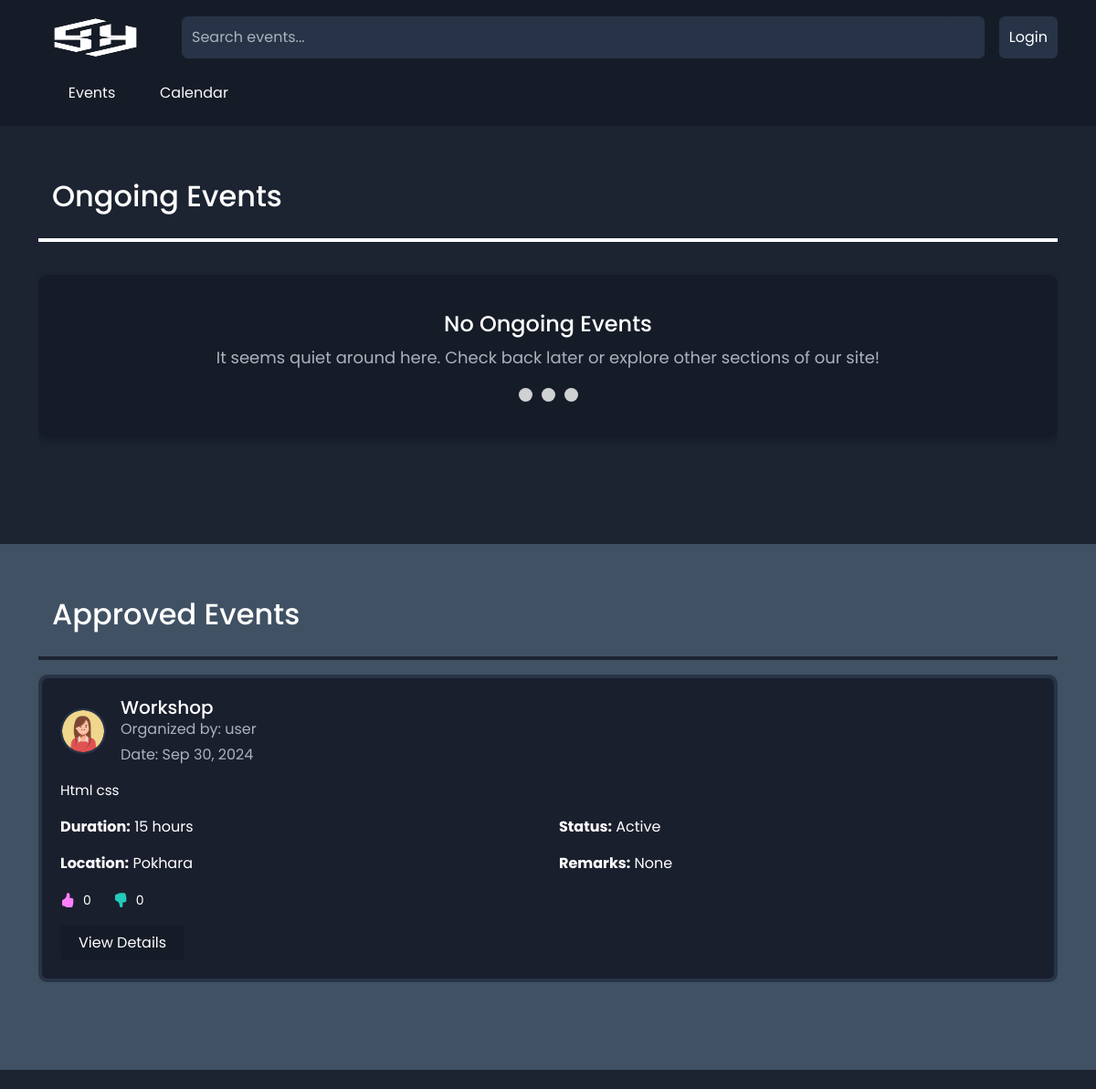
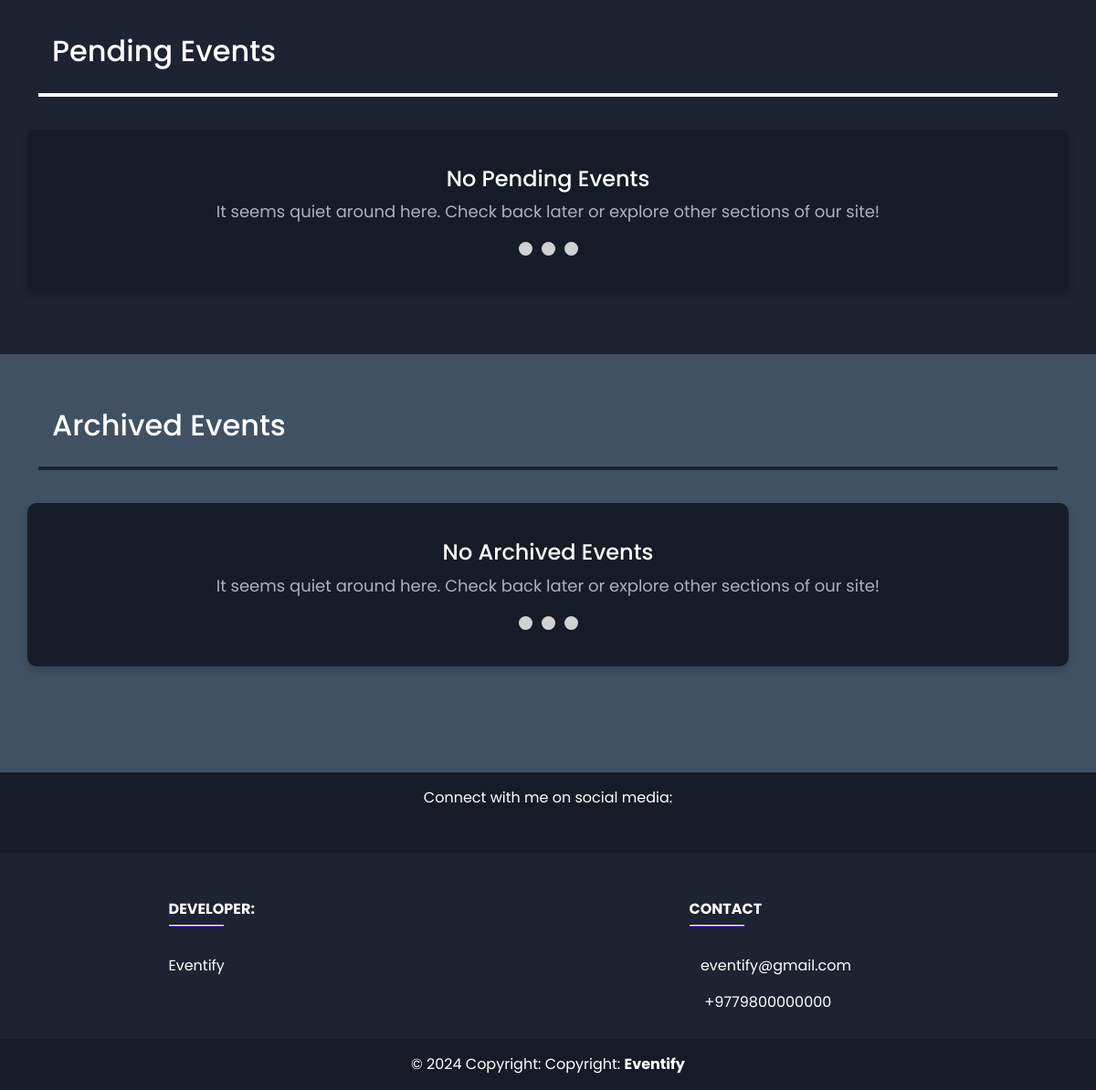
The page / on the database its author committed (2 pictures, top to bottom).
### tables this page shows
CREATE TABLE `events` (
  `id` int(11) NOT NULL,
  `user_id` int(11) NOT NULL,
  `title` varchar(100) NOT NULL,
  `description` text DEFAULT NULL,
  `location` varchar(100) NOT NULL,
  `duration` int(11) NOT NULL,
  `status` enum('pending','active','denied','ongoing','completed') NOT NULL,
  `date_requested` timestamp NOT NULL DEFAULT current_timestamp(),
  `event_start` datetime DEFAULT NULL,
  `event_end` datetime DEFAULT NULL,
  `likes` int(11) DEFAULT 0,
  `dislikes` int(11) DEFAULT 0,
  `remarks` varchar(255) DEFAULT NULL
);

CREATE TABLE `users` (
  `id` int(11) NOT NULL,
  `reset_token` varchar(255) DEFAULT NULL,
  `token_creation_time` datetime DEFAULT NULL,
  `username` varchar(50) NOT NULL,
  `password` varchar(255) NOT NULL,
  `gender` enum('male','female') NOT NULL,
  `email` varchar(100) DEFAULT NULL,
  `profile_picture` varchar(255) DEFAULT NULL,
  `role` enum('user','admin') NOT NULL,
  `can_request_event` tinyint(1) DEFAULT 1,
  `can_review_request` tinyint(1) DEFAULT 0,
  `can_delete_user` tinyint(1) DEFAULT 0,
  `date_created` timestamp NOT NULL DEFAULT current_timestamp(),
  `is_active` tinyint(1) DEFAULT 1
);

### index.php (the view, shortened to what the rows shown need)
<?php
require_once 'PARTS/config.php';
?>
<!DOCTYPE html>
<html lang="en">
<head>
    <?php require 'PARTS/CSS.php'; ?>
</head>
<body>
<main class="py-5 flex-grow-1" style="background-color: #1c2331">
    <div class="container">
        <h2>
            <a href="EMS/events_ongoing.php" class="custom-heading blue-background">
                Ongoing Events
                <i class="bi bi-chevron-right"></i>
            </a>
        </h2>
    </div>
</main>
<div class="py-5" style="background-color: #405164;">
    <div class="container">
        <h2>
            <a href="EMS/events_approved.php" class="custom-heading blue-background">
                Approved Events
                <i class="bi bi-chevron-right"></i>
            </a>
        </h2>
        <div id="approvedEventsCarousel" class="carousel slide mb-5" data-ride="carousel">
            <div class="carousel-inner">
                <?php
                $queryApprovedEvents = "SELECT e.*, u.username, u.profile_picture
                                    FROM events e
                                    JOIN users u ON e.user_id = u.id
                                    WHERE e.status = 'active'
                                    ORDER BY e.date_requested ASC
                                    LIMIT 20";
                $stmtApprovedEvents = $pdo->query($queryApprovedEvents);
                $approvedEventCount = $stmtApprovedEvents->rowCount();
                if ($approvedEventCount > 0) {
                    $first = true;
                    while ($event = $stmtApprovedEvents->fetch(PDO::FETCH_ASSOC)) {
                        echo '<div class="carousel-item' . ($first ? ' active' : '') . '">';
                        echo '<div class="card shadow-sm event-card">';
                        echo '<div class="card-body">';
                        echo '<div class="d-flex align-items-center mb-3">';
                        $profilePicture = $event['profile_picture'];
                        if (strpos($profilePicture, '../') === 0) {
                            $profilePicture = substr($profilePicture, 3);
                        }
                        echo '<img src="' . $profilePicture . '" class="rounded-circle me-3 profile-picture" width="50" height="50" alt="Profile Picture">';
                        echo '<div>';
                        echo '<h5 class="card-title mb-0">' . htmlspecialchars($event['title']) . '</h5>';
                        echo '<p class="card-text text-muted mb-1">Organized by: ' . htmlspecialchars($event['username']) . '</p>';
                        echo '<p class="card-text text-muted mb-0">Date: ' . date('M d, Y', strtotime($event['date_requested'])) . '</p>';
                        echo '</div>';
                        echo '</div>';
                        echo '<p class="card-text event-description">' . nl2br(htmlspecialchars($event['description'])) . '</p>';
                        echo '<div class="row mb-3">';
                        echo '<div class="col-md-6">';
                        echo '<p class="card-text"><strong>Duration:</strong> ' . $event['duration'] . ' hours</p>';
                        echo '<p class="card-text"><strong>Location:</strong> ' . htmlspecialchars($event['location']) . '</p>';
                        echo '</div>';
                        echo '<div class="col-md-6">';
                        echo '<p class="card-text"><strong>Status:</strong> ' . ucfirst($event['status']) . '</p>';
                        echo '<p class="card-text"><strong>Remarks:</strong> ' . ($event['remarks'] ? htmlspecialchars($event['remarks']) : 'None') . '</p>';
                        echo '</div>';
                        echo '</div>';
                        echo '<div class="d-flex align-items-center mb-3">';
                        echo '<div class="like-dislike me-4">';
                        echo '<img src="SVG/hand-thumbs-up-fill.svg" alt="Likes" width="16" height="16" class="text-success me-1">';
                        echo '<span class="like-count">' . $event['likes'] . '</span>';
                        echo '</div>';
                        echo '<div class="like-dislike">';
                        echo '<img src="SVG/hand-thumbs-down-fill.svg" alt="Dislikes" width="16" height="16" class="text-danger me-1">';
                        echo '<span class="dislike-count">' . $event['dislikes'] . '</span>';
                        echo '</div>';
                        echo '</div>';
                        echo '<a href="EMS/event_details.php?event_id=' . $event['id'] . '" class="btn btn-primary btn-sm custom-button-ind">View Details</a>';
                        echo '</div>';
                        echo '</div>';
                        echo '</div>';
                        $first = false;
                    }
                }
                ?>
            </div>
        </div>
    </div>
</div>
<div class="py-5" style="background-color: #1c2331">
    <div class="container">
        <h2>
            <a href="EMS/events_pending.php" class="custom-heading blue-background">
                Pending Events
                <i class="bi bi-chevron-right"></i>
            </a>
        </h2>
    </div>
</div>
<div class="py-5" style="background-color: #405164;">
    <div class="container">
    <h2>
            <a href="EMS/events_archived.php" class="custom-heading blue-background">
                Archived Events
                <i class="bi bi-chevron-right"></i>
            </a>
        </h2>
    </div>
</div>
</body>
</html>

### rows shown on the page
events: user.profile_picture (picture), title "Workshop", user.username "user", date_requested "Sep 30, 2024", description "Html css", duration "15", location "Pokhara", status "Active", remarks "None", likes "0", dislikes "0"
